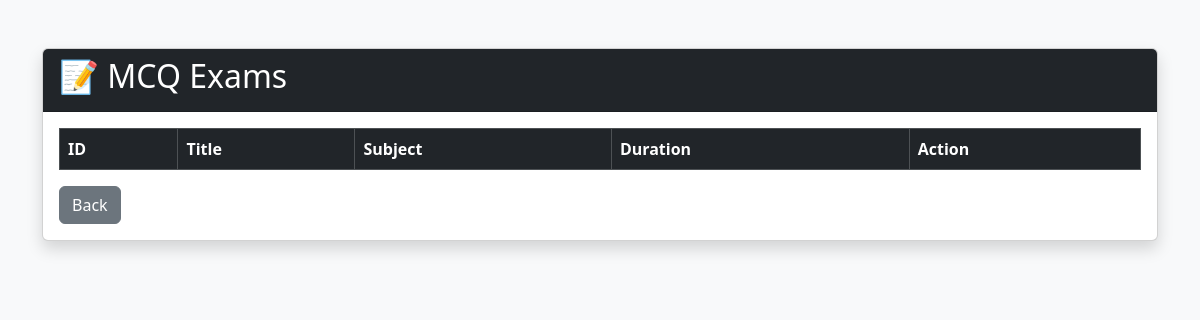
/exam_list, run on an earlier commit of the app's database.
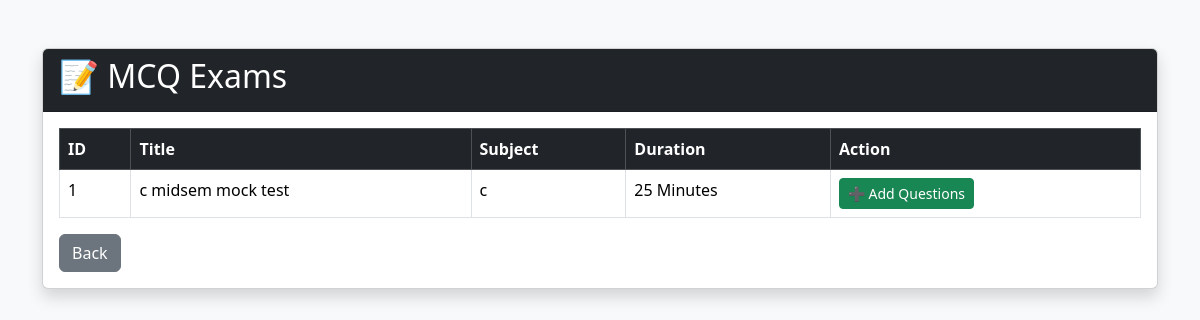
And on a later commit of the database.
### models.py (models this page shows)
class Exam(db.Model):
    id = db.Column(db.Integer, primary_key=True)
    title = db.Column(db.String(200))
    department = db.Column(db.String(50))
    subject = db.Column(db.String(100))
    duration = db.Column(db.Integer)

### app.py (the view)
@app.route("/exam_list")
def exam_list():
    exams = Exam.query.all()
    return render_template(
        "exam_list.html",
        exams=exams
    )

### templates/exam_list.html (shortened to what this page needs)
<!DOCTYPE html>
<html>
<head>
<link href="https://cdn.jsdelivr.net/npm/bootstrap@5.3.3/dist/css/bootstrap.min.css" rel="stylesheet">
</head>
<body class="bg-light">
<div class="container mt-5">
<div class="card shadow">
<div class="card-header bg-dark text-white">
<h2>📝 MCQ Exams</h2>
</div>
<div class="card-body">
<table class="table table-bordered table-hover">
<thead class="table-dark">
<tr>
<th>ID</th>
<th>Title</th>
<th>Subject</th>
<th>Duration</th>
<th>Action</th>
</tr>
</thead>
<tbody>
{% for exam in exams %}
<tr>
<td>{{ exam.id }}</td>
<td>{{ exam.title }}</td>
<td>{{ exam.subject }}</td>
<td>{{ exam.duration }} Minutes</td>
<td>
<a href="/add_question/{{ exam.id }}"
class="btn btn-success btn-sm">
➕ Add Questions
</a>
</td>
</tr>
{% endfor %}
</tbody>
</table>
<a href="/teacher_panel"
class="btn btn-secondary">
Back
</a>
</div>
</div>
</div>
</body>
</html>

What changed in the data, as far as the page shows it:
added Exam: id "1", title "c midsem mock test", subject "c", duration "25"
